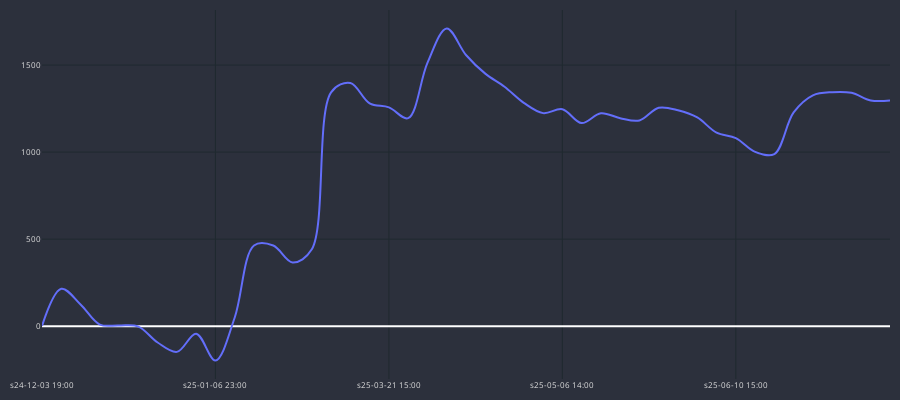
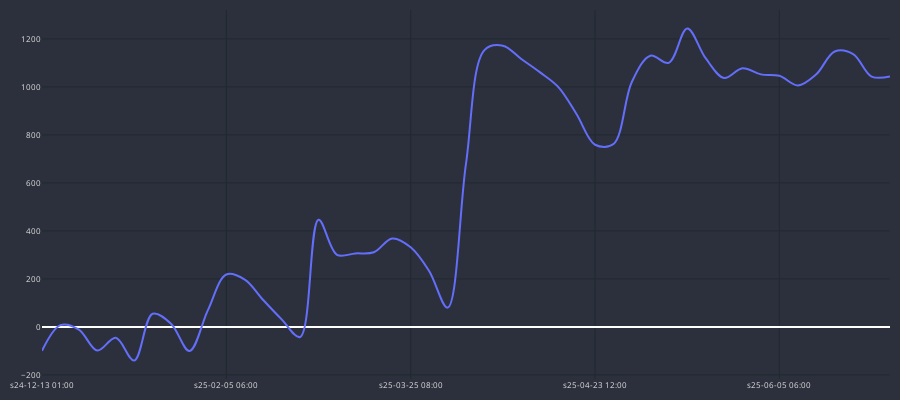
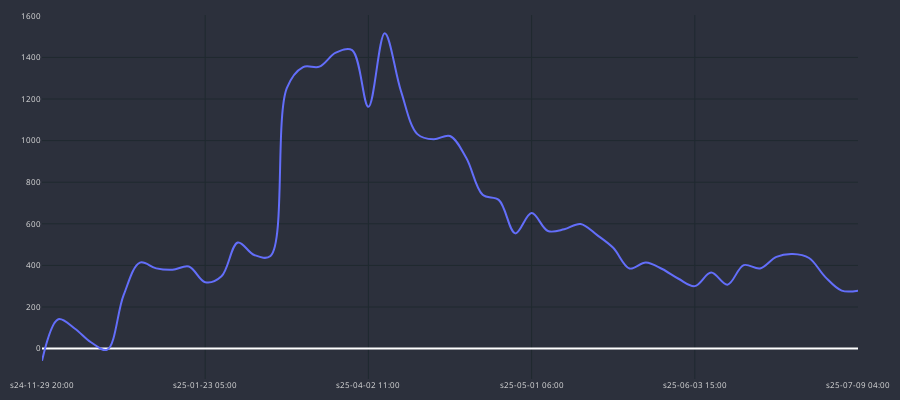
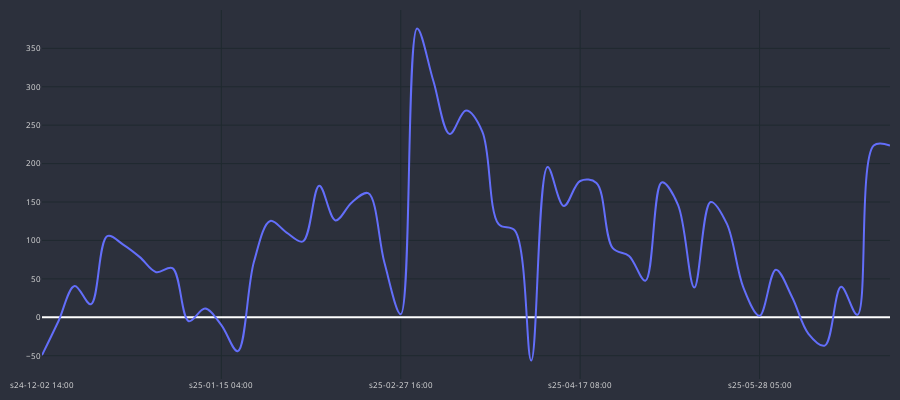

The notebook cell these images were saved under, in order:
### Code cell
for curr in df_MA_40_MA_80[df_MA_40_MA_80.total_gain > 0].pair.unique():
    temp_gains = df_ma_trades_h1[(df_ma_trades_h1.cross==cross)*(df_ma_trades_h1.pair == curr)].copy()
    print(curr, int(temp_gains.GAIN.sum()))
    cp = CandlePlot(temp_gains, candles=False)
    cp.show_plot(line_traces=["GAIN_C"])
